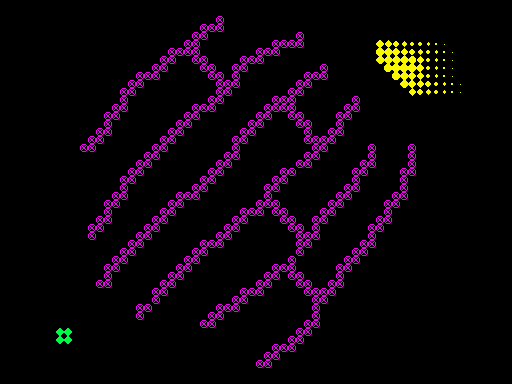

Rendered tile map (Tiled .tmx) drawn with the repository's tilesets; below, a short description and the full map source, tile grids included:
An orthogonal 64x48 tile map with 8x8 px tiles, 1 tile layer (Capa de Patrones 1).

<map version="1.0" tiledversion="1.0.2" orientation="orthogonal" renderorder="right-down" width="64" height="48" tilewidth="8" tileheight="8" nextobjectid="5">
 <tileset firstgid="1" name="Baldosas" tilewidth="8" tileheight="8" tilecount="13" columns="13">
  <image source="baldosas.png" trans="000000" width="104" height="8" />
 </tileset>
 <layer name="Capa de Patrones 1" width="64" height="48">
  <data encoding="csv">
1,1,1,1,1,1,1,1,1,1,1,1,1,1,1,1,1,1,1,1,1,1,1,1,1,1,1,1,1,1,1,1,1,1,1,1,1,1,1,1,1,1,1,1,1,1,1,1,1,1,1,1,1,1,1,1,1,1,1,1,1,1,1,1,
1,1,1,1,1,1,1,1,1,1,1,1,1,1,1,1,1,1,1,1,1,1,1,1,1,1,1,1,1,1,1,1,1,1,1,1,1,1,1,1,1,1,1,1,1,1,1,1,1,1,1,1,1,1,1,1,1,1,1,1,1,1,1,1,
1,1,1,1,1,1,1,1,1,1,1,1,1,1,1,1,1,1,1,1,1,1,1,1,1,1,1,3,1,1,1,1,1,1,1,1,1,1,1,1,1,1,1,1,1,1,1,1,1,1,1,1,1,1,1,1,1,1,1,1,1,1,1,1,
1,1,1,1,1,1,1,1,1,1,1,1,1,1,1,1,1,1,1,1,1,1,1,1,1,3,3,3,1,1,1,1,1,1,1,1,1,1,1,1,1,1,1,1,1,1,1,1,1,1,1,1,1,1,1,1,1,1,1,1,1,1,1,1,
1,1,1,1,1,1,1,1,1,1,1,1,1,1,1,1,1,1,1,1,1,1,1,1,3,3,1,1,1,1,1,1,1,1,1,1,1,3,1,1,1,1,1,1,1,1,1,1,1,1,1,1,1,1,1,1,1,1,1,1,1,1,1,1,
1,1,1,1,1,1,1,1,1,1,1,1,1,1,1,1,1,1,1,1,1,1,1,3,3,1,1,1,1,1,1,1,1,1,3,3,3,3,1,1,1,1,1,1,1,1,1,6,7,8,9,10,10,11,12,13,1,1,1,1,1,1,1,1,
1,1,1,1,1,1,1,1,1,1,1,1,1,1,1,1,1,1,1,1,1,3,3,3,3,1,1,1,1,1,1,1,3,3,3,1,1,1,1,1,1,1,1,1,1,1,1,4,5,6,7,8,9,10,11,12,13,1,1,1,1,1,1,1,
1,1,1,1,1,1,1,1,1,1,1,1,1,1,1,1,1,1,1,1,3,3,1,1,3,3,1,1,1,1,3,3,3,1,1,1,1,1,1,1,1,1,1,1,1,1,1,5,5,5,5,5,7,10,11,12,13,1,1,1,1,1,1,1,
1,1,1,1,1,1,1,1,1,1,1,1,1,1,1,1,1,1,1,3,3,1,1,1,1,3,3,1,1,3,3,1,1,1,1,1,1,1,1,1,3,1,1,1,1,1,1,1,4,4,4,4,6,10,11,12,13,1,1,1,1,1,1,1,
1,1,1,1,1,1,1,1,1,1,1,1,1,1,1,1,1,3,3,3,1,1,1,1,1,1,3,3,1,3,1,1,1,1,1,1,1,1,3,3,3,1,1,1,1,1,1,1,1,4,5,6,7,10,11,12,13,1,1,1,1,1,1,1,
1,1,1,1,1,1,1,1,1,1,1,1,1,1,1,1,3,3,1,1,1,1,1,1,1,1,1,3,3,3,1,1,1,1,1,1,1,3,3,1,1,1,1,1,1,1,1,1,1,1,5,6,7,8,10,11,12,13,1,1,1,1,1,1,
1,1,1,1,1,1,1,1,1,1,1,1,1,1,1,3,3,1,1,1,1,1,1,1,1,1,1,3,3,1,1,1,1,1,1,1,3,3,1,1,1,1,1,1,1,1,1,1,1,1,1,7,8,9,10,11,12,13,1,1,1,1,1,1,
1,1,1,1,1,1,1,1,1,1,1,1,1,1,1,3,1,1,1,1,1,1,1,1,1,1,3,3,1,1,1,1,1,1,3,3,3,1,1,1,1,1,1,1,3,1,1,1,1,1,1,1,1,1,1,1,1,1,1,1,1,1,1,1,
1,1,1,1,1,1,1,1,1,1,1,1,1,1,3,3,1,1,1,1,1,1,1,1,3,3,3,1,1,1,1,1,1,3,3,3,3,1,1,1,1,1,1,3,3,1,1,1,1,1,1,1,1,1,1,1,1,1,1,1,1,1,1,1,
1,1,1,1,1,1,1,1,1,1,1,1,1,3,3,1,1,1,1,1,1,1,1,3,3,1,1,1,1,1,1,1,3,3,1,1,3,3,1,1,1,1,3,3,1,1,1,1,1,1,1,1,1,1,1,1,1,1,1,1,1,1,1,1,
1,1,1,1,1,1,1,1,1,1,1,1,1,3,1,1,1,1,1,1,1,1,3,3,1,1,1,1,1,1,1,3,3,1,1,1,1,3,3,1,1,1,3,1,1,1,1,1,1,1,1,1,1,1,1,1,1,1,1,1,1,1,1,1,
1,1,1,1,1,1,1,1,1,1,1,1,3,3,1,1,1,1,1,1,1,3,3,1,1,1,1,1,1,1,3,3,1,1,1,1,1,1,3,1,1,3,3,1,1,1,1,1,1,1,1,1,1,1,1,1,1,1,1,1,1,1,1,1,
1,1,1,1,1,1,1,1,1,1,1,3,3,1,1,1,1,1,1,1,3,3,1,1,1,1,1,1,1,3,3,1,1,1,1,1,1,1,3,3,3,3,1,1,1,1,1,1,1,1,1,1,1,1,1,1,1,1,1,1,1,1,1,1,
1,1,1,1,1,1,1,1,1,1,3,3,1,1,1,1,1,1,1,3,3,1,1,1,1,1,1,1,1,3,1,1,1,1,1,1,1,1,1,3,3,1,1,1,1,1,3,1,1,1,1,3,1,1,1,1,1,1,1,1,1,1,1,1,
1,1,1,1,1,1,1,1,1,1,1,1,1,1,1,1,1,1,3,3,1,1,1,1,1,1,1,1,3,3,1,1,1,1,1,1,1,1,3,3,1,1,1,1,1,1,3,1,1,1,1,3,1,1,1,1,1,1,1,1,1,1,1,1,
1,1,1,1,1,1,1,1,1,1,1,1,1,1,1,1,1,3,3,1,1,1,1,1,1,1,1,3,3,1,1,1,1,1,1,1,1,3,3,1,1,1,1,1,1,3,3,1,1,1,1,3,1,1,1,1,1,1,1,1,1,1,1,1,
1,1,1,1,1,1,1,1,1,1,1,1,1,1,1,1,3,3,1,1,1,1,1,1,1,1,3,3,1,1,1,1,1,1,1,3,3,1,1,1,1,1,1,1,3,3,1,1,1,1,3,3,1,1,1,1,1,1,1,1,1,1,1,1,
1,1,1,1,1,1,1,1,1,1,1,1,1,1,1,3,3,1,1,1,1,1,1,1,1,3,3,1,1,1,1,1,1,1,3,3,1,1,1,1,1,1,1,1,3,1,1,1,1,1,3,1,1,1,1,1,1,1,1,1,1,1,1,1,
1,1,1,1,1,1,1,1,1,1,1,1,1,1,1,3,1,1,1,1,1,1,1,1,3,3,1,1,1,1,1,1,1,3,3,1,1,1,1,1,1,1,1,3,3,1,1,1,1,1,3,1,1,1,1,1,1,1,1,1,1,1,1,1,
1,1,1,1,1,1,1,1,1,1,1,1,1,1,3,3,1,1,1,1,1,1,3,3,3,1,1,1,1,1,1,1,1,3,1,1,1,1,1,1,1,1,3,3,1,1,1,1,1,3,3,1,1,1,1,1,1,1,1,1,1,1,1,1,
1,1,1,1,1,1,1,1,1,1,1,1,1,3,3,1,1,1,1,1,1,3,3,1,1,1,1,1,1,1,1,1,3,3,3,1,1,1,1,1,1,3,3,1,1,1,1,1,3,3,1,1,1,1,1,1,1,1,1,1,1,1,1,1,
1,1,1,1,1,1,1,1,1,1,1,1,1,3,1,1,1,1,1,1,3,3,1,1,1,1,1,1,1,1,3,3,3,1,3,3,1,1,1,1,3,3,1,1,1,1,1,1,3,1,1,1,1,1,1,1,1,1,1,1,1,1,1,1,
1,1,1,1,1,1,1,1,1,1,1,1,3,3,1,1,1,1,1,3,3,1,1,1,1,1,1,1,1,3,3,1,1,1,1,3,3,1,1,3,3,1,1,1,1,1,1,3,3,1,1,1,1,1,1,1,1,1,1,1,1,1,1,1,
1,1,1,1,1,1,1,1,1,1,1,3,3,1,1,1,1,1,3,3,1,1,1,1,1,1,1,1,3,3,1,1,1,1,1,1,3,3,1,3,1,1,1,1,1,1,3,3,1,1,1,1,1,1,1,1,1,1,1,1,1,1,1,1,
1,1,1,1,1,1,1,1,1,1,1,3,1,1,1,1,1,3,3,1,1,1,1,1,1,1,1,3,3,1,1,1,1,1,1,1,1,3,3,3,1,1,1,1,1,1,3,1,1,1,1,1,1,1,1,1,1,1,1,1,1,1,1,1,
1,1,1,1,1,1,1,1,1,1,1,1,1,1,1,1,3,3,1,1,1,1,1,1,1,3,3,3,1,1,1,1,1,1,1,1,1,3,3,1,1,1,1,1,1,3,3,1,1,1,1,1,1,1,1,1,1,1,1,1,1,1,1,1,
1,1,1,1,1,1,1,1,1,1,1,1,1,1,1,3,3,1,1,1,1,1,1,1,3,3,1,1,1,1,1,1,1,1,1,1,1,3,1,1,1,1,1,1,3,3,1,1,1,1,1,1,1,1,1,1,1,1,1,1,1,1,1,1,
1,1,1,1,1,1,1,1,1,1,1,1,1,1,3,3,1,1,1,1,1,1,1,3,3,1,1,1,1,1,1,1,1,1,1,1,3,1,1,1,1,1,1,3,3,1,1,1,1,1,1,1,1,1,1,1,1,1,1,1,1,1,1,1,
1,1,1,1,1,1,1,1,1,1,1,1,1,3,3,1,1,1,1,1,1,1,3,3,1,1,1,1,1,1,1,1,1,1,3,3,3,1,1,1,1,1,3,3,1,1,1,1,1,1,1,1,1,1,1,1,1,1,1,1,1,1,1,1,
1,1,1,1,1,1,1,1,1,1,1,1,1,3,1,1,1,1,1,1,1,3,3,1,1,1,1,1,1,1,1,1,1,3,3,1,3,3,1,1,1,1,3,1,1,1,1,1,1,1,1,1,1,1,1,1,1,1,1,1,1,1,1,1,
1,1,1,1,1,1,1,1,1,1,1,1,3,3,1,1,1,1,1,1,3,3,1,1,1,1,1,1,1,1,1,1,3,3,1,1,1,3,3,1,1,3,3,1,1,1,1,1,1,1,1,1,1,1,1,1,1,1,1,1,1,1,1,1,
1,1,1,1,1,1,1,1,1,1,1,1,1,1,1,1,1,1,1,3,3,1,1,1,1,1,1,1,1,1,3,3,3,1,1,1,1,1,3,3,3,3,1,1,1,1,1,1,1,1,1,1,1,1,1,1,1,1,1,1,1,1,1,1,
1,1,1,1,1,1,1,1,1,1,1,1,1,1,1,1,1,1,1,3,1,1,1,1,1,1,1,1,1,3,3,1,1,1,1,1,1,1,1,3,3,1,1,1,1,1,1,1,1,1,1,1,1,1,1,1,1,1,1,1,1,1,1,1,
1,1,1,1,1,1,1,1,1,1,1,1,1,1,1,1,1,3,3,1,1,1,1,1,1,1,1,3,3,3,1,1,1,1,1,1,1,1,1,3,1,1,1,1,1,1,1,1,1,1,1,1,1,1,1,1,1,1,1,1,1,1,1,1,
1,1,1,1,1,1,1,1,1,1,1,1,1,1,1,1,1,3,1,1,1,1,1,1,1,1,3,3,1,1,1,1,1,1,1,1,1,1,1,3,1,1,1,1,1,1,1,1,1,1,1,1,1,1,1,1,1,1,1,1,1,1,1,1,
1,1,1,1,1,1,1,1,1,1,1,1,1,1,1,1,1,1,1,1,1,1,1,1,1,3,3,1,1,1,1,1,1,1,1,1,1,1,3,3,1,1,1,1,1,1,1,1,1,1,1,1,1,1,1,1,1,1,1,1,1,1,1,1,
1,1,1,1,1,1,1,2,2,1,1,1,1,1,1,1,1,1,1,1,1,1,1,1,1,1,1,1,1,1,1,1,1,1,1,1,1,3,3,1,1,1,1,1,1,1,1,1,1,1,1,1,1,1,1,1,1,1,1,1,1,1,1,1,
1,1,1,1,1,1,1,2,2,1,1,1,1,1,1,1,1,1,1,1,1,1,1,1,1,1,1,1,1,1,1,1,1,1,1,1,3,3,1,1,1,1,1,1,1,1,1,1,1,1,1,1,1,1,1,1,1,1,1,1,1,1,1,1,
1,1,1,1,1,1,1,1,1,1,1,1,1,1,1,1,1,1,1,1,1,1,1,1,1,1,1,1,1,1,1,1,1,1,3,3,3,1,1,1,1,1,1,1,1,1,1,1,1,1,1,1,1,1,1,1,1,1,1,1,1,1,1,1,
1,1,1,1,1,1,1,1,1,1,1,1,1,1,1,1,1,1,1,1,1,1,1,1,1,1,1,1,1,1,1,1,1,3,3,1,1,1,1,1,1,1,1,1,1,1,1,1,1,1,1,1,1,1,1,1,1,1,1,1,1,1,1,1,
1,1,1,1,1,1,1,1,1,1,1,1,1,1,1,1,1,1,1,1,1,1,1,1,1,1,1,1,1,1,1,1,3,3,1,1,1,1,1,1,1,1,1,1,1,1,1,1,1,1,1,1,1,1,1,1,1,1,1,1,1,1,1,1,
1,1,1,1,1,1,1,1,1,1,1,1,1,1,1,1,1,1,1,1,1,1,1,1,1,1,1,1,1,1,1,1,1,1,1,1,1,1,1,1,1,1,1,1,1,1,1,1,1,1,1,1,1,1,1,1,1,1,1,1,1,1,1,1,
1,1,1,1,1,1,1,1,1,1,1,1,1,1,1,1,1,1,1,1,1,1,1,1,1,1,1,1,1,1,1,1,1,1,1,1,1,1,1,1,1,1,1,1,1,1,1,1,1,1,1,1,1,1,1,1,1,1,1,1,1,1,1,1
</data>
 </layer>
</map>